Frame 1 (no input): blank canvas, image omitted
Frame 60 (the mouse pressed at the canvas centre just before this capture): blank canvas, image omitted
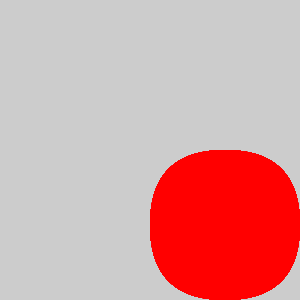
Frame 120 (the mouse held since frame 60 and released just before this capture)

The Processing sketch whose frames 1 and 60 were blank and that drew this single picture after the mouse press (run headless with seeded random() and noise(); from frame 60 on, the mouse is pressed at the canvas centre):

// Processing sketch: processing_102954
// ── processing_102954.pde

void setup(){
  size(300,300);
   background(204);
}

void draw (){
   
  colorMode(HSB,100);
  stroke(mouseX);
  fill(mouseX,mouseY,100,255);
  rect(mouseX,mouseY,mouseX,mouseY,mouseX,mouseY,mouseX,mouseY);
}
